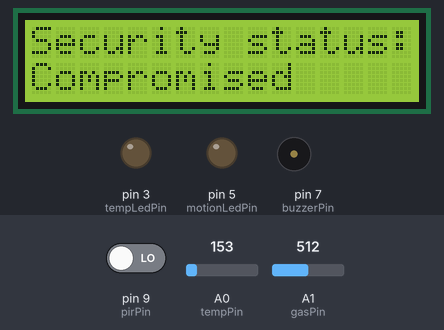
This sketch was run on a simulated Arduino Uno, built with avr-gcc and run on an emulated ATmega328P. On the bench: 16×2 character LCD, output pins drawn as LEDs (lit = HIGH), buzzer (waves = sounding, pin HIGH). The test bench sets the inputs (shaded band); at power-on: A1 (gasPin) = 512, A0 (tempPin) = 153, pin 9 (pirPin) LOW. What the sketch prints to the serial monitor is not drawn.

Above: at 1.2 s.
1.3 s: A1 (gasPin) set to 486
At 2.3 s:
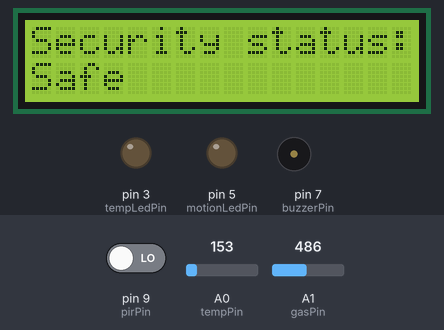
2.8 s: A0 (tempPin) set to 129
At 3.7 s:
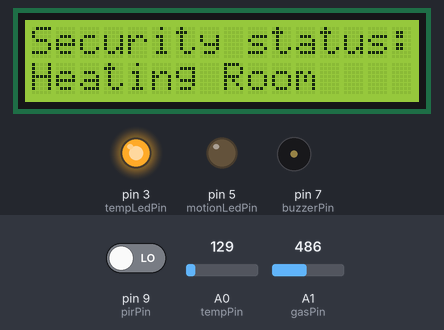
4.3 s: pin 9 (pirPin) driven HIGH
At 5.1 s:
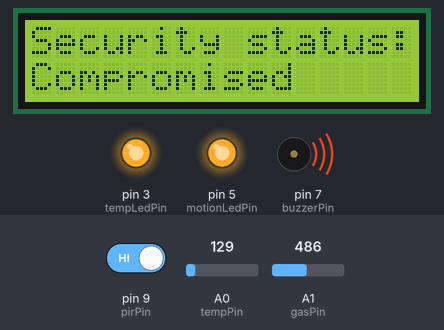
7.3 s: pin 9 (pirPin) driven LOW
At 7.8 s:
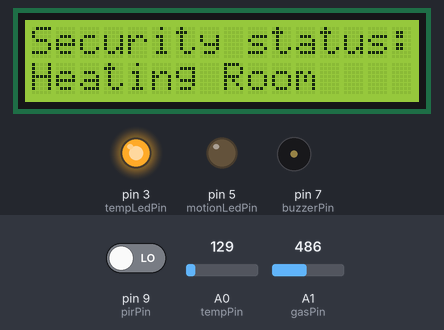
8.9 s: A1 (gasPin) set to 510
At 9.8 s:
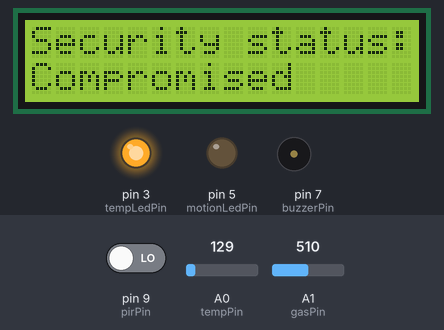
Timing chart, 0 to 11.4 s (numbered marks = the images above; inputs shaded):
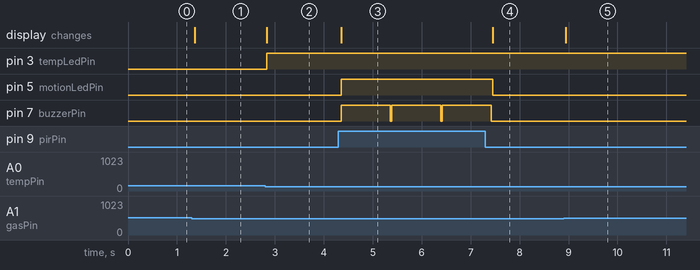

Measured:
- the behaviour switches between 501 and 500 on A1 (gasPin) (found by bisection; images 0 and 1)
- the behaviour switches between 144 and 143 on A0 (tempPin) (found by bisection; images 1 and 2)
- after the input at 1.3 s, the display: changes after 0.06 s (image 1)
- after the input at 2.8 s, pin 3 (tempLedPin): LOW → HIGH at once; the display: changes at once (image 2)
- after the input at 4.3 s, pin 5 (motionLedPin): LOW → HIGH after 0.06 s; pin 7 (buzzerPin): alternates HIGH for 1.0 s and LOW for 0.03 s, starting after 0.06 s; the display: changes after 0.06 s (image 3)
- after the input at 7.3 s, pin 5 (motionLedPin): HIGH → LOW after 0.15 s; pin 7 (buzzerPin): goes on until 7.4 s, then stays LOW; the display: changes after 0.15 s (image 4)
- after the input at 8.9 s, the display: changes at once (image 5)

The sketch:

arduino_code_security_system.ino
```cpp
#include <LiquidCrystal_I2C.h>
LiquidCrystal_I2C lcd(0x20, 16, 2);

int thresholdValue = 500;

int pirPin = 9;
int motionLedPin = 5;
int buzzerPin = 7;
int tempPin = A0;
int gasPin = A1;
int tempLedPin = 3;

void setup() {
  pinMode(pirPin, INPUT);
  pinMode(motionLedPin, OUTPUT);
  pinMode(buzzerPin, OUTPUT);
  pinMode(tempPin, INPUT);
  pinMode(gasPin, INPUT);
  pinMode(tempLedPin, OUTPUT);
  Serial.begin(9600);
  lcd.init();
  lcd.backlight();
  lcd.print("Security status:");
  lcd.setCursor(0, 1);
}

void loop() {
  int pirState = digitalRead(pirPin);
  float temperature = readTemperature();
  int gasValue = analogRead(gasPin);
//lcd display
  if (gasValue > thresholdValue || pirState == HIGH) {
    Serial.println("Gas/Smoke detected!");
    lcd.setCursor(0, 1);
    lcd.print("Compromised                     ");

  } else if (temperature < 20.0) {
    Serial.println("Heating Room");
    lcd.setCursor(0, 1);
    lcd.print("Heating Room                       ");
    digitalWrite(tempLedPin, HIGH);
  } else {
    lcd.setCursor(0, 1);
    lcd.print("Safe                              ");
    digitalWrite(tempLedPin, LOW);
    delay(10);
  }
//pir sensor
  if (pirState == HIGH) {
    digitalWrite(motionLedPin, HIGH);
    digitalWrite(buzzerPin, HIGH);
    Serial.println("Motion detected!");
    delay(1000);
    digitalWrite(buzzerPin, LOW);
  } else {
    digitalWrite(motionLedPin, LOW);
  }
}
//temperature calcultion
float readTemperature() {
  int sensorValue = analogRead(tempPin);
  float voltage = sensorValue * (5.0 / 1023.0);
  float temperatureCelsius = (voltage - 0.5) * 100.0;
  return temperatureCelsius;
}
```
